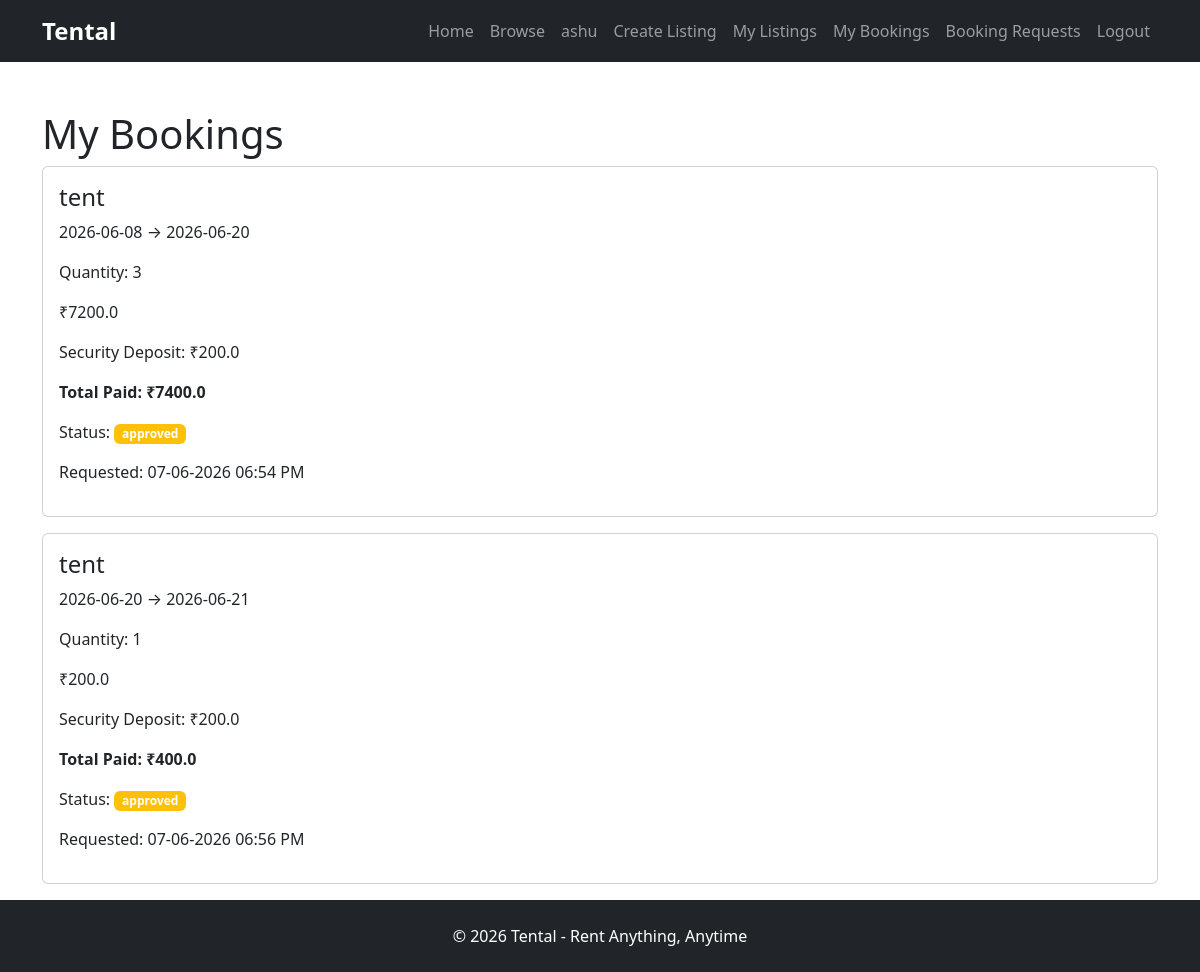
The app's page /my-bookings (signed in) with its own data.
### models/user.py (models this page shows)
class User(UserMixin, db.Model):
    id = db.Column(db.Integer, primary_key=True)
    name = db.Column(
        db.String(100),
        nullable=False
    )
    email = db.Column(
        db.String(120),
        unique=True,
        nullable=False
    )
    password = db.Column(
        db.String(255),
        nullable=False
    )
    rentals = db.relationship(
        "RentalItem",
        backref="owner",
        lazy=True
    )
    is_admin = db.Column(
        db.Boolean,
        default=False
    )
    is_active_user = db.Column(
        db.Boolean,
        default=True
    )
    bookings = db.relationship(
        "Booking",
        backref="user",
        lazy=True
    )

### models/booking.py (models this page shows)
class Booking(db.Model):
    id = db.Column(
        db.Integer,
        primary_key=True
    )
    user_id = db.Column(
        db.Integer,
        db.ForeignKey("user.id"),
        nullable=False
    )
    rental_item_id = db.Column(
        db.Integer,
        db.ForeignKey("rental_item.id"),
        nullable=False
    )
    status = db.Column(
        db.String(20),
        default="pending"
    )
    start_date = db.Column(
        db.Date,
        nullable=False
    )
    end_date = db.Column(
        db.Date,
        nullable=False
    )
    total_price = db.Column(
        db.Float,
        nullable=False
    )
    created_at = db.Column(
        db.DateTime,
        default=datetime.utcnow
    )
    quantity_booked = db.Column(
        db.Integer,
        nullable=False,
        default=1
    )
    security_deposit = db.Column(
        db.Float,
        nullable=False,
        default=0
    )

### models/rental_item.py (models this page shows)
class RentalItem(db.Model):
    id = db.Column(db.Integer, primary_key=True)
    title = db.Column(db.String(100), nullable=False)
    description = db.Column(db.Text, nullable=False)
    price_per_day = db.Column(db.Float, nullable=False)
    category = db.Column(db.String(100), nullable=False)
    user_id = db.Column(
        db.Integer,
        db.ForeignKey("user.id"),
        nullable=False
    )
    status = db.Column(
        db.String(20),
        default="pending"
    )
    image = db.Column(
        db.String(255)
    )
    bookings = db.relationship(
        "Booking",
        backref="rental_item",
        lazy=True
    )
    quantity = db.Column(
        db.Integer,
        nullable=False,
        default=1
    )
    security_deposit = db.Column(
        db.Float,
        nullable=False,
        default=0
    )

### routes/main.py (the view)
@main.route("/my-bookings")
@login_required
def my_bookings():
    bookings = Booking.query.filter_by(
        user_id=current_user.id
    ).all()
    return render_template(
        "my_bookings.html",
        bookings=bookings
    )

### models/user.py (called while the page is built)
@login_manager.user_loader
def load_user(user_id):
    return User.query.get(int(user_id))

### templates/my_bookings.html
{% extends "base.html" %} {% block content %}
<div class="container mt-5">
  <h1>My Bookings</h1>
  {% for booking in bookings %}
  <div class="card mb-3">
    <div class="card-body">
      <h4>{{ booking.rental_item.title }}</h4>
      <p>{{ booking.start_date }} → {{ booking.end_date }}</p>
      <p>Quantity: {{ booking.quantity_booked }}</p>
      <p>₹{{ booking.total_price }}</p>
      <p>Security Deposit: ₹{{ booking.security_deposit }}</p>
      <p>
        <strong>
          Total Paid: ₹{{ booking.total_price + booking.security_deposit }}
        </strong>
      </p>
      <p>
        Status:
        <span class="badge bg-warning"> {{ booking.status }} </span>
      </p>
      <p>Requested: {{ booking.created_at.strftime('%d-%m-%Y %I:%M %p') }}</p>
    </div>
  </div>
  {% endfor %}
</div>
{% endblock %}

### templates/base.html (shortened to what this page needs)
<!doctype html>
<html lang="en">
  <head>
    <link
      href="https://cdn.jsdelivr.net/npm/bootstrap@5.3.7/dist/css/bootstrap.min.css"
      rel="stylesheet"
    />
    <link
      rel="stylesheet"
      href="{{ url_for('static', filename='css/style.css') }}"
    />
  </head>
  <body>
    <nav class="navbar navbar-expand-lg navbar-dark bg-dark">
      <div class="container">
        <a class="navbar-brand" href="#">Tental</a>
        <div class="navbar-nav ms-auto">
          <a class="nav-link" href="{{ url_for('main.home') }}">Home</a>
          <a class="nav-link" href="{{ url_for('main.browse') }}">Browse</a>
          {% if current_user.is_authenticated %}
          <span class="nav-link"> {{ current_user.name }} </span>
          <a class="nav-link" href="{{ url_for('main.create_listing') }}">
            Create Listing
          </a>
          <a class="nav-link" href="{{ url_for('main.my_listings') }}">
            My Listings
          </a>
          <a class="nav-link" href="{{ url_for('main.my_bookings') }}">
            My Bookings
          </a>
          <a class="nav-link" href="{{ url_for('main.booking_requests') }}">
            Booking Requests
          </a>
          <a class="nav-link" href="{{ url_for('auth.logout') }}"> Logout </a>
           {% else %}
          <a class="nav-link" href="{{ url_for('auth.login') }}"> Login </a>
          <a class="nav-link" href="{{ url_for('auth.register') }}">
            Register
          </a>
          {% endif %}
        </div>
      </div>
    </nav>
    <main class="flex-grow-1">{% block content %} {% endblock %}</main>
    <footer id="footer-section" class="bg-dark text-white text-center py-4">
      <p class="mb-0">© 2026 Tental - Rent Anything, Anytime</p>
    </footer>
  </body>
</html>

### static/css/style.css (style rules this page uses)
:root { --primary-color: #2E8B57; --secondary-color: #1E293B; }
html, body { height: 100%; }
body { display: flex; flex-direction: column; }
#footer-section { margin-top: auto; }
.navbar-brand { font-size: 1.5rem; font-weight: 700; }

### records on screen
User: name "ashu"
Booking: rental_item "tent", start_date "2026-06-08", end_date "2026-06-20", quantity_booked "3", total_price "7200.0", security_deposit "200.0", booking.total_price+booking.security_deposit "7400.0", status "approved", created_at "07-06-2026 06:54 PM"
Booking: rental_item "tent", start_date "2026-06-20", end_date "2026-06-21", quantity_booked "1", total_price "200.0", security_deposit "200.0", booking.total_price+booking.security_deposit "400.0", status "approved", created_at "07-06-2026 06:56 PM"
